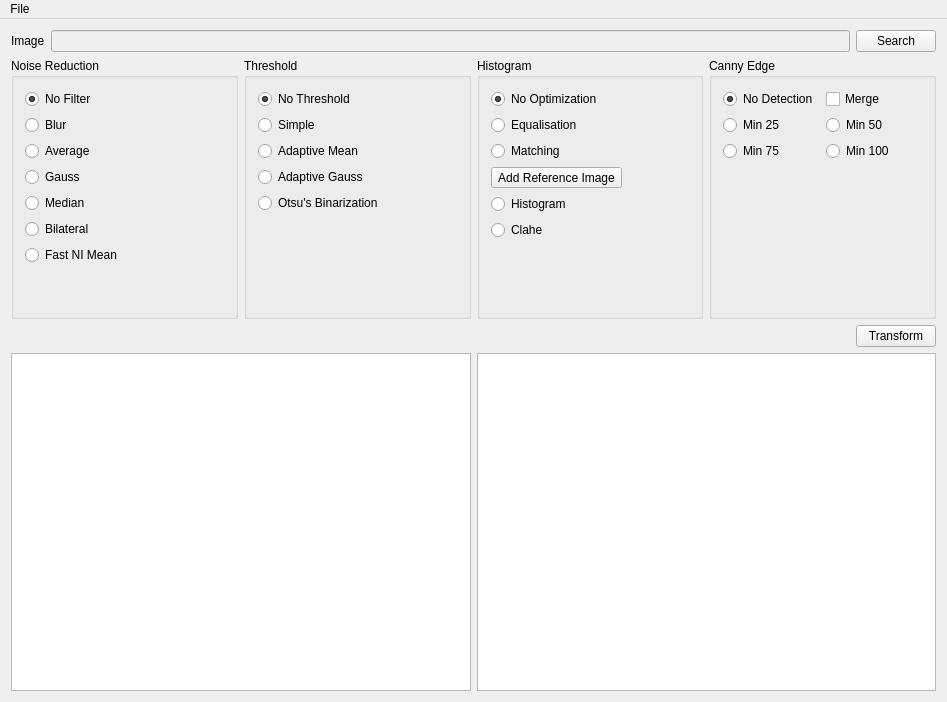
<?xml version="1.0" encoding="UTF-8"?>
<ui version="4.0">
 <class>MainWindow</class>
 <widget class="QMainWindow" name="MainWindow">
  <property name="geometry">
   <rect>
    <x>0</x>
    <y>0</y>
    <width>947</width>
    <height>702</height>
   </rect>
  </property>
  <property name="windowTitle">
   <string>MainWindow</string>
  </property>
  <widget class="QWidget" name="centralWidget">
   <property name="sizePolicy">
    <sizepolicy hsizetype="Preferred" vsizetype="Preferred">
     <horstretch>0</horstretch>
     <verstretch>0</verstretch>
    </sizepolicy>
   </property>
   <layout class="QVBoxLayout" name="verticalLayout" stretch="0,0,0,1">
    <item>
     <layout class="QHBoxLayout" name="horizontalLayout_3">
      <item>
       <layout class="QHBoxLayout" name="horizontalLayout_5">
        <item>
         <widget class="QLabel" name="label">
          <property name="text">
           <string>Image</string>
          </property>
         </widget>
        </item>
       </layout>
      </item>
      <item>
       <widget class="QLineEdit" name="imageFile">
        <property name="enabled">
         <bool>false</bool>
        </property>
       </widget>
      </item>
      <item>
       <widget class="QPushButton" name="searchImage">
        <property name="text">
         <string>Search</string>
        </property>
       </widget>
      </item>
     </layout>
    </item>
    <item>
     <layout class="QHBoxLayout" name="horizontalLayout_4">
      <item>
       <widget class="QGroupBox" name="groupBox">
        <property name="title">
         <string>Noise Reduction</string>
        </property>
        <layout class="QVBoxLayout" name="verticalLayout_2">
         <item>
          <widget class="QRadioButton" name="optNoise">
           <property name="text">
            <string>No Filter</string>
           </property>
           <property name="checked">
            <bool>true</bool>
           </property>
          </widget>
         </item>
         <item>
          <widget class="QRadioButton" name="optNoiseBlur">
           <property name="text">
            <string>Blur</string>
           </property>
          </widget>
         </item>
         <item>
          <widget class="QRadioButton" name="optNoiseAvarage">
           <property name="text">
            <string>Average</string>
           </property>
          </widget>
         </item>
         <item>
          <widget class="QRadioButton" name="optNoiseGauss">
           <property name="text">
            <string>Gauss</string>
           </property>
          </widget>
         </item>
         <item>
          <widget class="QRadioButton" name="optNoiseMedian">
           <property name="text">
            <string>Median</string>
           </property>
          </widget>
         </item>
         <item>
          <widget class="QRadioButton" name="optNoiseBilateral">
           <property name="text">
            <string>Bilateral</string>
           </property>
          </widget>
         </item>
         <item>
          <widget class="QRadioButton" name="optNoiseFastNImean">
           <property name="text">
            <string>Fast NI Mean</string>
           </property>
          </widget>
         </item>
         <item>
          <spacer name="verticalSpacer">
           <property name="orientation">
            <enum>Qt::Vertical</enum>
           </property>
           <property name="sizeHint" stdset="0">
            <size>
             <width>20</width>
             <height>40</height>
            </size>
           </property>
          </spacer>
         </item>
        </layout>
       </widget>
      </item>
      <item>
       <widget class="QGroupBox" name="groupBox_2">
        <property name="title">
         <string>Threshold</string>
        </property>
        <layout class="QVBoxLayout" name="verticalLayout_3">
         <item>
          <widget class="QRadioButton" name="optThreshold">
           <property name="text">
            <string>No Threshold</string>
           </property>
           <property name="checked">
            <bool>true</bool>
           </property>
          </widget>
         </item>
         <item>
          <widget class="QRadioButton" name="optThresSimple">
           <property name="text">
            <string>Simple</string>
           </property>
          </widget>
         </item>
         <item>
          <widget class="QRadioButton" name="optThresAdaptiveMean">
           <property name="text">
            <string>Adaptive Mean</string>
           </property>
          </widget>
         </item>
         <item>
          <widget class="QRadioButton" name="optThresAdaptiveGaus">
           <property name="text">
            <string>Adaptive Gauss</string>
           </property>
          </widget>
         </item>
         <item>
          <widget class="QRadioButton" name="optThresOtsu">
           <property name="text">
            <string>Otsu's Binarization</string>
           </property>
          </widget>
         </item>
         <item>
          <spacer name="verticalSpacer_2">
           <property name="orientation">
            <enum>Qt::Vertical</enum>
           </property>
           <property name="sizeHint" stdset="0">
            <size>
             <width>20</width>
             <height>40</height>
            </size>
           </property>
          </spacer>
         </item>
        </layout>
       </widget>
      </item>
      <item>
       <widget class="QGroupBox" name="groupBox_3">
        <property name="title">
         <string>Histogram</string>
        </property>
        <layout class="QVBoxLayout" name="verticalLayout_5">
         <item>
          <widget class="QRadioButton" name="optHistogram">
           <property name="text">
            <string>No Optimization</string>
           </property>
           <property name="checked">
            <bool>true</bool>
           </property>
          </widget>
         </item>
         <item>
          <widget class="QRadioButton" name="optHisEqual">
           <property name="text">
            <string>Equalisation</string>
           </property>
          </widget>
         </item>
         <item>
          <widget class="QRadioButton" name="optHisMatching">
           <property name="text">
            <string>Matching</string>
           </property>
          </widget>
         </item>
         <item>
          <widget class="QToolButton" name="referenceImageFile">
           <property name="text">
            <string>Add Reference Image</string>
           </property>
          </widget>
         </item>
         <item>
          <widget class="QRadioButton" name="optHistogramDraw">
           <property name="text">
            <string>Histogram </string>
           </property>
          </widget>
         </item>
         <item>
          <widget class="QRadioButton" name="optHisClahe">
           <property name="text">
            <string>Clahe</string>
           </property>
          </widget>
         </item>
         <item>
          <spacer name="verticalSpacer_3">
           <property name="orientation">
            <enum>Qt::Vertical</enum>
           </property>
           <property name="sizeHint" stdset="0">
            <size>
             <width>20</width>
             <height>40</height>
            </size>
           </property>
          </spacer>
         </item>
        </layout>
       </widget>
      </item>
      <item>
       <layout class="QVBoxLayout" name="verticalLayout_4">
        <item>
         <widget class="QGroupBox" name="groupBox_4">
          <property name="title">
           <string>Canny Edge</string>
          </property>
          <layout class="QGridLayout" name="gridLayout">
           <item row="0" column="0">
            <widget class="QRadioButton" name="optCanny">
             <property name="text">
              <string>No Detection</string>
             </property>
             <property name="checked">
              <bool>true</bool>
             </property>
            </widget>
           </item>
           <item row="2" column="1">
            <widget class="QRadioButton" name="optCanny100">
             <property name="text">
              <string>Min 100</string>
             </property>
            </widget>
           </item>
           <item row="1" column="1">
            <widget class="QRadioButton" name="optCanny50">
             <property name="text">
              <string>Min 50</string>
             </property>
            </widget>
           </item>
           <item row="2" column="0">
            <widget class="QRadioButton" name="optCanny75">
             <property name="text">
              <string>Min 75</string>
             </property>
            </widget>
           </item>
           <item row="0" column="1">
            <widget class="QCheckBox" name="optCannyMerge">
             <property name="text">
              <string>Merge</string>
             </property>
            </widget>
           </item>
           <item row="1" column="0">
            <widget class="QRadioButton" name="optCanny25">
             <property name="text">
              <string>Min 25</string>
             </property>
            </widget>
           </item>
           <item row="3" column="1">
            <spacer name="verticalSpacer_4">
             <property name="orientation">
              <enum>Qt::Vertical</enum>
             </property>
             <property name="sizeHint" stdset="0">
              <size>
               <width>20</width>
               <height>40</height>
              </size>
             </property>
            </spacer>
           </item>
          </layout>
         </widget>
        </item>
       </layout>
      </item>
     </layout>
    </item>
    <item>
     <layout class="QHBoxLayout" name="horizontalLayout_2">
      <item>
       <spacer name="horizontalSpacer">
        <property name="orientation">
         <enum>Qt::Horizontal</enum>
        </property>
        <property name="sizeHint" stdset="0">
         <size>
          <width>40</width>
          <height>20</height>
         </size>
        </property>
       </spacer>
      </item>
      <item>
       <widget class="QPushButton" name="btnTransform">
        <property name="text">
         <string>Transform</string>
        </property>
       </widget>
      </item>
     </layout>
    </item>
    <item>
     <layout class="QHBoxLayout" name="horizontalLayout">
      <item>
       <widget class="QGraphicsView" name="viewOriginal"/>
      </item>
      <item>
       <widget class="QGraphicsView" name="viewResult"/>
      </item>
     </layout>
    </item>
   </layout>
  </widget>
  <widget class="QMenuBar" name="menuBar">
   <property name="geometry">
    <rect>
     <x>0</x>
     <y>0</y>
     <width>947</width>
     <height>21</height>
    </rect>
   </property>
   <widget class="QMenu" name="menuFile">
    <property name="title">
     <string>File</string>
    </property>
    <addaction name="actionSearch"/>
   </widget>
   <addaction name="menuFile"/>
  </widget>
  <action name="actionSearch">
   <property name="text">
    <string>Load Image</string>
   </property>
  </action>
 </widget>
 <layoutdefault spacing="6" margin="11"/>
 <resources/>
 <connections/>
</ui>
